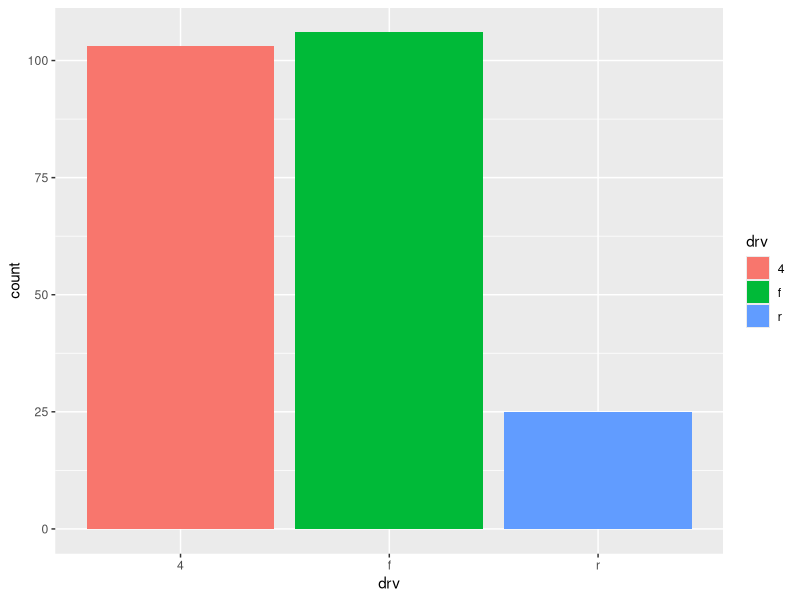
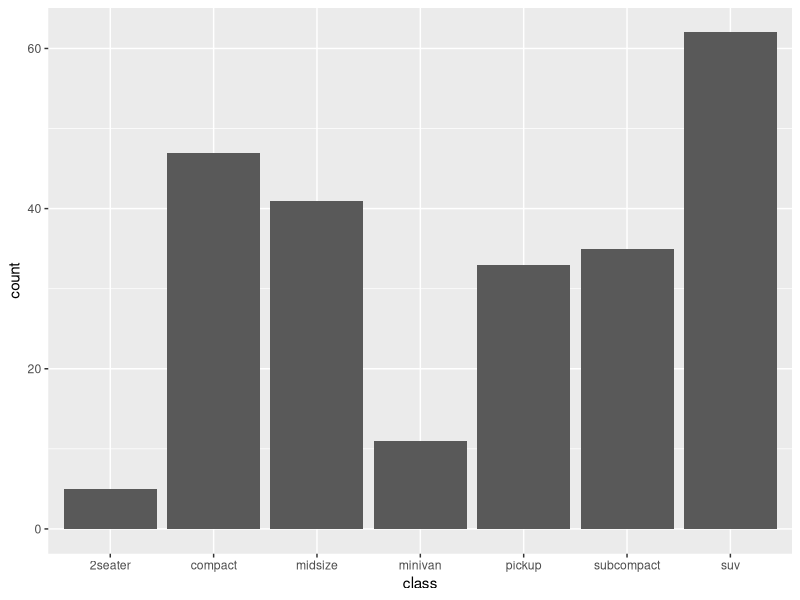
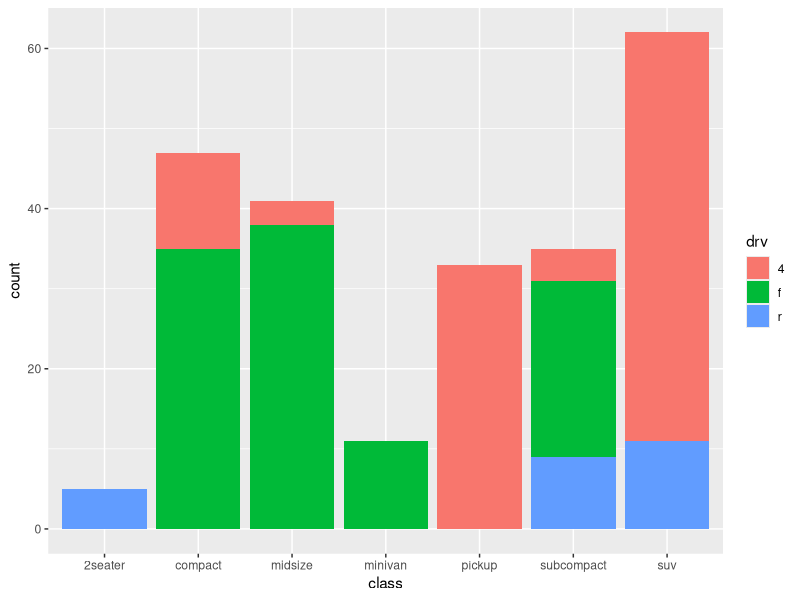
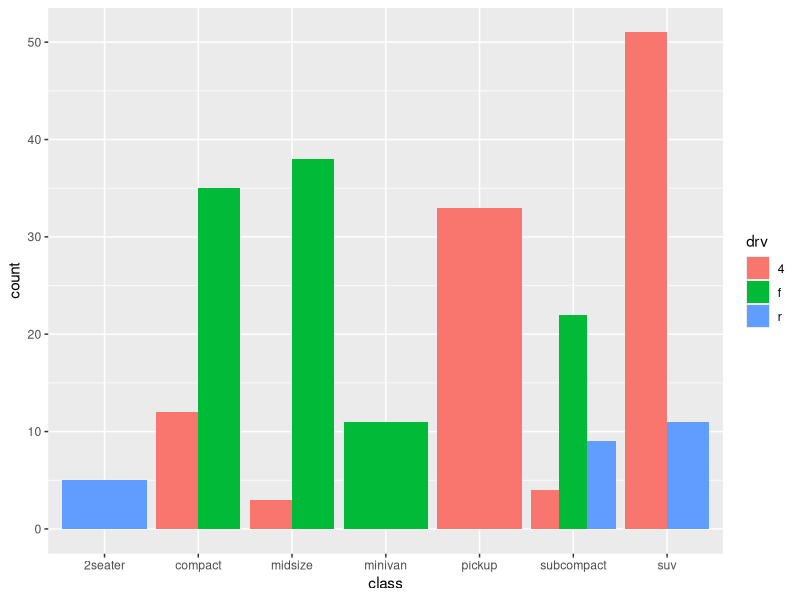
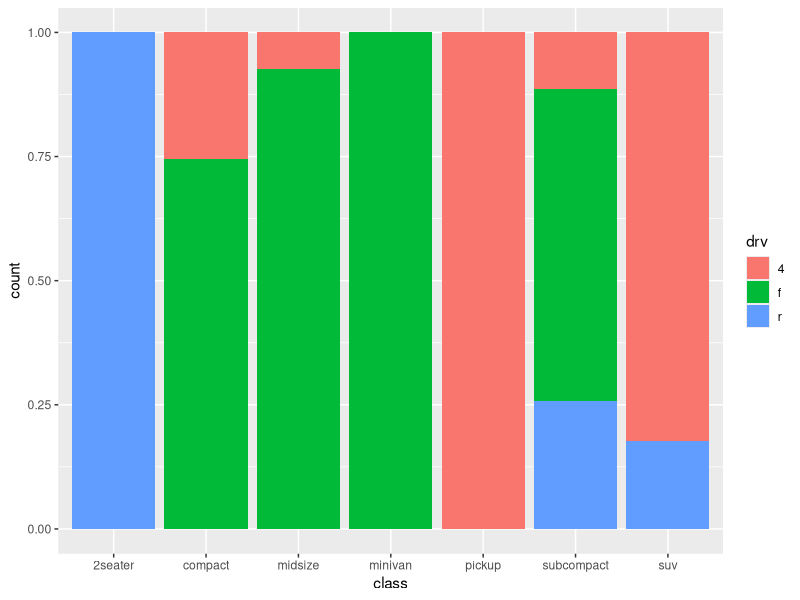
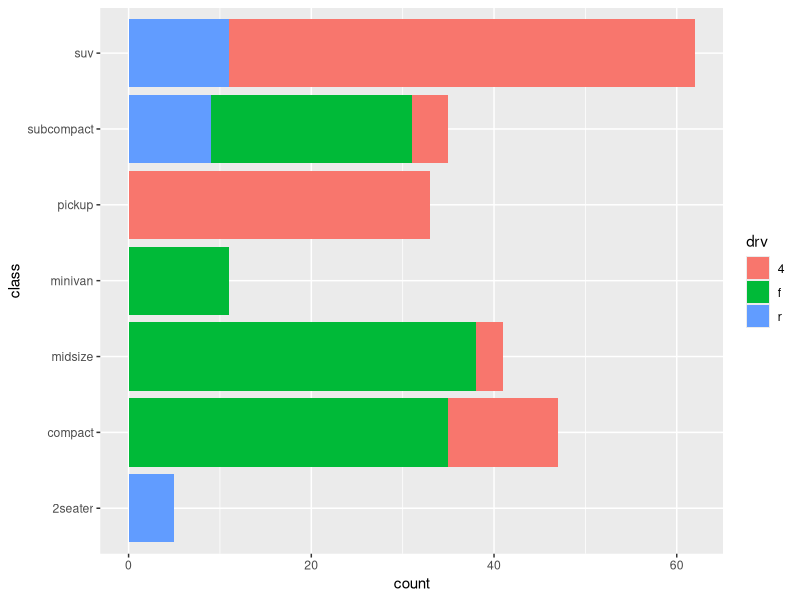
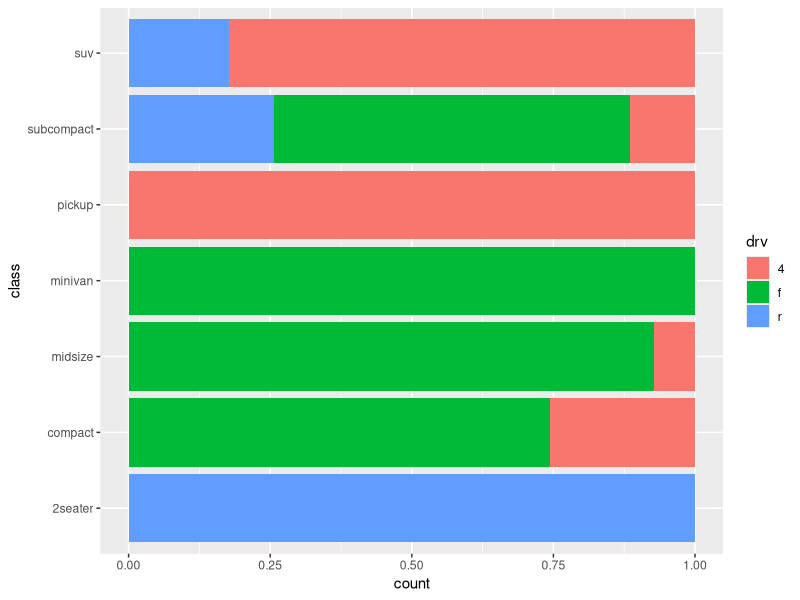
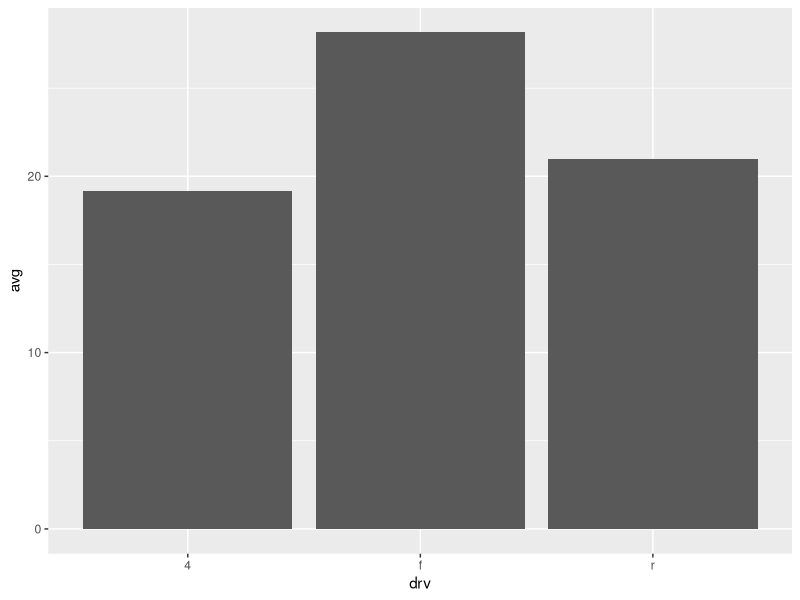

Generate these figures, in order, with R:
library(tidyverse)

mpg <- as.data.frame(ggplot2::mpg)
head(mpg)

# 카테고리(범주형) 변수의 빈도수
# drv별 자동차 모델 수
table(mpg$drv)
mpg %>% 
  group_by(drv) %>% 
  summarise(n = n())

# 막대 그래프(bar plot): 카테고리 변수의 빈도수를 막대로 표현.
# geom_bar()에서 x축 mapping만 설정하면, 자동으로 빈도수를 계산.
ggplot(data = mpg) +
  geom_bar(mapping = aes(x = drv, fill = drv))
# geom_bar()의 aesthetic mapping 중에서
# 1) color = 막대 테두리 색깔
# 2) fill = 막대 안쪽을 채우는 색깔

# group_by, summarize를 사용해서 class별 자동차 모델 수를 찾으세요.
# ggplot을 사용해서 class의 막대 그래프 그려보세요.
table(mpg$class)
mpg %>% 
  group_by(class) %>% 
  summarise(n = n())

ggplot(data = mpg) +
  geom_bar(mapping = aes(x = class))

# class별, drv별 자동차 모델 수
mpg %>% 
  group_by(class, drv) %>% 
  summarise(n = n())

ggplot(data = mpg) +
  geom_bar(mapping = aes(x = class, fill = drv))

ggplot(data = mpg) +
  geom_bar(mapping = aes(x = class, fill = drv),
           position = 'dodge')

ggplot(data = mpg) +
  geom_bar(mapping = aes(x = class, fill = drv),
           position = 'fill')

# geom_bar()의 position argument:
# 1) position = 'stack': 기본값(생략 가능)
#    막대들을 위로 쌓아올리는 방식으로 그림.
# 2) position = 'dodge': 막대들을 옆으로 나란히 그림.
# 3) position = 'fill': 비율로 막대를 채우는 그림.

# 가로 막대 그래프
ggplot(data = mpg) +
  geom_bar(mapping = aes(y = class, fill = drv))

ggplot(data = mpg) +
  geom_bar(mapping = aes(y = class, fill = drv),
           position = 'fill')


# 카테고리 변수별 연속형 변수의 요약 통계량을 막대 그래프.
# drv(구동 방식)별 hwy(고속도로 연비)의 평균
mpg_by_drv <- mpg %>% 
  group_by(drv) %>% 
  summarise(avg = mean(hwy))

ggplot(data = mpg_by_drv) +
  geom_col(mapping = aes(x = drv, y = avg))

ggplot(data = mpg_by_drv) +
  geom_col(mapping = aes(x = avg, y = drv))

# class별 hwy의 평균을 계산한 데이터 프레임을 생성.
# 위에서 생성된 데이터 프레임 사용해서 막대 그래프.
mpg_by_class <- mpg %>% 
  group_by(class) %>% 
  summarise(mean_hwy = mean(hwy))

mpg_by_class

ggplot(data = mpg_by_class) +
  geom_col(mapping = aes(x = class, y = mean_hwy))
